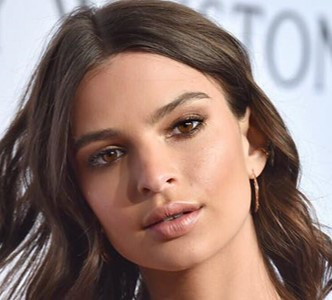
#> input picture 이미지다루기및데이터셋구축실습/2022-12-07/face.png, 332 x 300 px, found by its file name
$ python faceid.py
#> lines starting #> are read from the running program, lines starting #| are printed output that depends on the picture; after the words box and inside, x2 and y2 are one past the last pixel; in counts of white or black regions, pixels touching at a corner belong together; long printed decimals are rounded
import cv2
import numpy as np

# 1. 얼굴 및 눈 감지를 위해 OpenCV Haar 캐스케이드 구성
# creating face_cascade and eye_cascade objects
face_cascade = cv2.CascadeClassifier('./haarcascade_frontalface_default.xml')
eye_cascade = cv2.CascadeClassifier('./haarcascade_eye.xml')

# 얼굴이미지 가져오기
img = cv2.imread('./face.png')
#> img is the input picture: shape (300, 332, 3); mean B, G, R 113.2, 120.1, 143.5

print(img.shape)
#| (300, 332, 3)
cv2.imshow('image show', img)
cv2.waitKey(0)

# >> 케스케이드 경우는 그레이 스케일 이미지에서만 작동
# Converting the image into grayscale
gray = cv2.cvtColor(img, cv2.COLOR_BGR2GRAY)
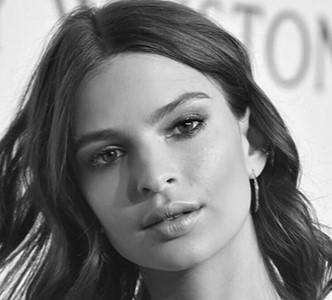
#> gray: shape (300, 332); min 4, max 254, mean 126.3

# Creating variable faces
faces = face_cascade.detectMultiScale(gray, 1.1, 4) # 4 = 박스 4 개나오게 하는것
#> faces = [[45, 52, 219, 219]]

# Defining and drawing the rectangles around the face
for (x, y, w, h) in faces:
    cv2.rectangle(img, (x, y), (x+w, y+h), (255, 0, 255), 2)
#> this loop made 1 pass
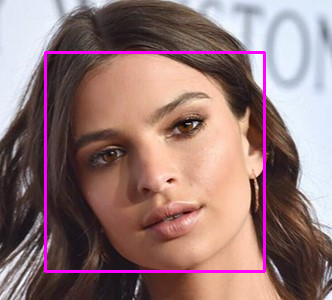
#> img: shape (300, 332, 3); 2.63% of pixels changed, all inside (x1, y1, x2, y2) = (44, 51, 266, 273)
    # 좌표에대한 데이터, (255, 0, 255) 색상, 2 선의굵기
cv2.imshow('face', img)
cv2.waitKey(0)

# 관심영역 만들기
roi_gray = gray[y:(y+h), x:(x+w)]
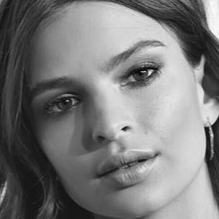
#> roi_gray: shape (219, 219); min 4, max 254, mean 121.7
roi_color = img[y:(y+h), x:(x+w)]

# Creating variable eyes
# 바운딩박스안에있는 얼굴에만 gray_scale 줌

eyes = eye_cascade.detectMultiScale(roi_gray, 1.1, 4)
#> eyes = [[41, 82, 45, 45], [112, 48, 52, 52]]

index = 0

# Creating for loop in order to divide one eye from another
for (ex, ey, ew, eh) in eyes:
    if index == 0:
        eye_1 = (ex, ey, ew, eh)
    elif index == 1:
        eye_2 = (ex, ey, ew, eh)

# Drawing rectangles around the eyes
    cv2.rectangle(roi_color, (ex, ey), (ex+ew, ey+eh), (0, 0,255), 3)
    index = index + 1
#> this loop made 2 passes
#> (ex, ey, ew, eh, index) on passes 1 to 2: (41, 82, 45, 45, 1), (112, 48, 52, 52, 2)
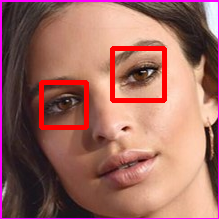
#> roi_color: shape (219, 219, 3); mean B, G, R 96.8, 104.6, 158.5
#> after the loop, index = 2
cv2.imshow("face", img)
cv2.waitKey(0)
# for 루프를 만들어 첫번째 눈과 두 번째 눈의 좌표를 각각 eye_1 변수와 eye_2 변수에 저장

if eye_1[0] < eye_2[0]:
    left_eye = eye_1
#> left_eye = (41, 82, 45, 45)
    right_eye = eye_2
#> right_eye = (112, 48, 52, 52)
else:
    left_eye = eye_2
    right_eye = eye_1

# 5. 두 눈의 중심점 사이에 선을 긋는다. 그 전에 직사각형 중심점의 좌표를 계산해야 합니다.
# Calculating coordinates of a central points of the rectangles

left_eye_center = (int(left_eye[0] + (left_eye[2]/2)),
                   int(left_eye[1] + (left_eye[3] / 2)))
#> left_eye_center = (63, 104)
print(left_eye_center)
#| (63, 104)
left_eye_center_x = left_eye_center[0]
#> left_eye_center_x = 63
left_eye_center_y = left_eye_center[1]
#> left_eye_center_y = 104

right_eye_center = (int(right_eye[0] + (right_eye[2]/2)), int(right_eye[1] + (right_eye[3] / 2)))
#> right_eye_center = (138, 74)

right_eye_cetner_x = right_eye_center[0]
#> right_eye_cetner_x = 138
right_eye_cetner_y = right_eye_center[1]
#> right_eye_cetner_y = 74

cv2.circle(roi_color, left_eye_center, 5, (255, 0, 0), -1)
#> roi_color: shape (219, 219, 3); 0.17% of pixels changed, all inside (x1, y1, x2, y2) = (58, 99, 69, 110)
cv2.circle(roi_color, right_eye_center, 5, (255, 0, 0), -1)
#> roi_color: shape (219, 219, 3); mean B, G, R 97.6, 104.5, 158.3
cv2.line(roi_color, right_eye_center, left_eye_center, (0, 200, 200), 1)
#> roi_color: shape (219, 219, 3); mean B, G, R 97.4, 104.7, 158.4
cv2.imshow('face', img)
cv2.waitKey(0)

if left_eye_center_y > right_eye_cetner_y:
    A = (right_eye_cetner_x, left_eye_center_y)
#> A = (138, 104)
    direction = - 1 # 정수 -1 은 이미지가 시계방향으로 회전함을 나타냅니다.
else:
    A = (left_eye_center_x, right_eye_cetner_y)
    direction = 1 # 정수 1 은 이미지가 시계 반대 방향으로 회전함을 나타냅니다.
cv2.circle(roi_color, A, 5, (255, 0, 0), -1)
#> roi_color: shape (219, 219, 3); mean B, G, R 97.7, 104.5, 158
cv2.line(roi_color, left_eye_center, A, (0, 200, 200), 1)
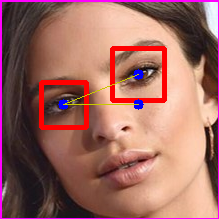
#> roi_color: shape (219, 219, 3); mean B, G, R 97.5, 104.6, 158.1
cv2.line(roi_color, right_eye_center, A, (0, 200, 200), 1)
#> roi_color: shape (219, 219, 3); 0.06% of pixels changed, all inside (x1, y1, x2, y2) = (138, 75, 139, 104)

cv2.imshow("face", img)
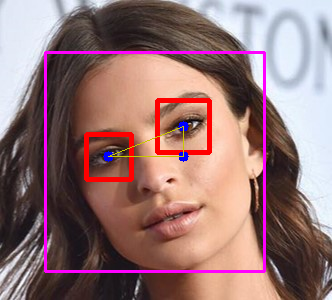
#> window 'face': shape (300, 332, 3); mean B, G, R 116.2, 115.7, 149.1
cv2.waitKey(0)

# 각도 구하기
# np.arctan = 함수 단위는 라디안 단위
# 라디안 단위 -> 각도 : (theta * 180) / np.pi
delta_x = right_eye_cetner_x - left_eye_center_x
#> delta_x = 75
delta_y = right_eye_cetner_y - left_eye_center_y
#> delta_y = -30
angle = np.arctan(delta_y / delta_x)
#> angle = -0.381
angle = (angle * 180) / np.pi
#> angle = -21.8
print(angle)
#| -21.801
'''
(300, 332, 3)
(63, 104)
'''

# Width and height of the image
h, w = img.shape[:2]
#> h = 300; w = 332

# Calculating a center point of the image
# Integer division "//"" ensures that we receive whole number
center = (w // 2, h // 2)
#> center = (166, 150)

# Defining a matrix M and calling
# cv2.getRotationMatrix2D method
M = cv2.getRotationMatrix2D(center, angle, 1.0)
#> M = [[0.928, -0.371, 67.58], [0.371, 0.928, -50.92]]

# Applying the rotation to our image using the cv2.warpAffine method
rotated = cv2.warpAffine(img, M, (w, h))
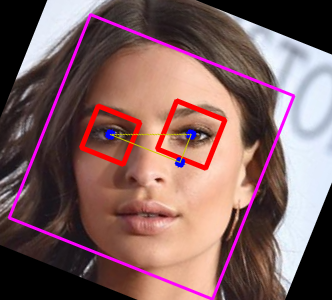
#> rotated: shape (300, 332, 3); mean B, G, R 95.8, 95.7, 128.1

# 결과 -> -21.80140948635181 도
cv2.imshow('face11', rotated)
cv2.waitKey(0)
